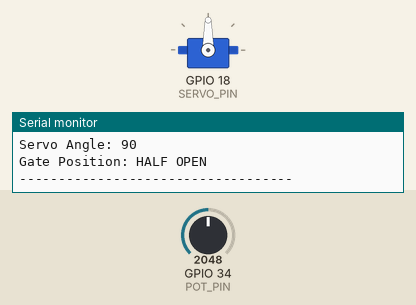
A sketch run on a simulated ESP32. On the bench: servo, the last lines printed to the serial monitor. Inputs (shaded band) come from the test bench; at power-on: GPIO 34 (POT_PIN) = 2048.

Above: at 1.8 s.
1.9 s: GPIO 34 (POT_PIN) set to 2866
At 2.7 s:
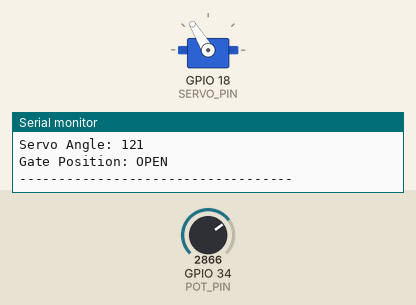
3.5 s: GPIO 34 (POT_PIN) set to 1228
At 3.9 s:
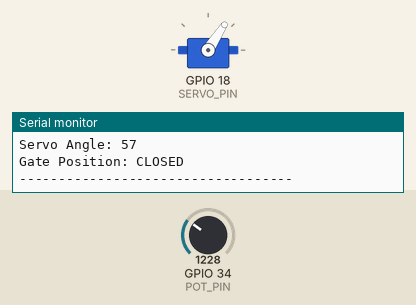
5.0 s: GPIO 34 (POT_PIN) set to 491
At 6.2 s:
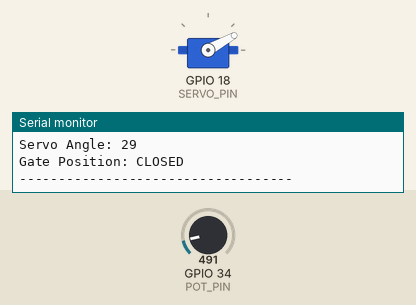
6.5 s: GPIO 34 (POT_PIN) set to 80
At 7.4 s:
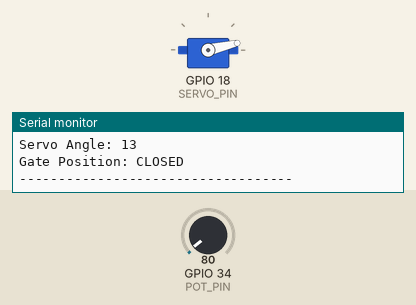
8.0 s: GPIO 34 (POT_PIN) set to 3603
At 8.5 s:
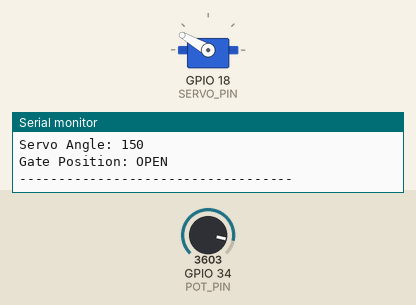
9.5 s: GPIO 34 (POT_PIN) set to 4095
At 10.8 s:
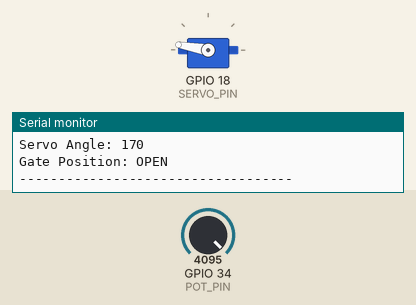
Timing chart, 0 to 12.0 s (numbered marks = the images above; inputs shaded):
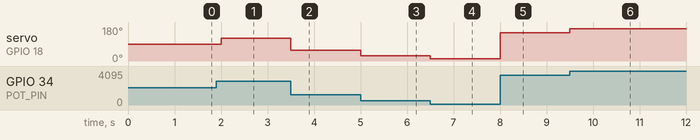

Measured:
- after the input at 1.9 s, servo on GPIO 18 (SERVO_PIN): 90° → 121° after 0.10 s
- after the input at 3.5 s, servo on GPIO 18 (SERVO_PIN): 121° → 57° at once
- after the input at 5.0 s, servo on GPIO 18 (SERVO_PIN): 57° → 29° at once
- after the input at 6.5 s, servo on GPIO 18 (SERVO_PIN): 29° → 13° at once
- after the input at 8.0 s, servo on GPIO 18 (SERVO_PIN): 13° → 150° at once
- after the input at 9.5 s, servo on GPIO 18 (SERVO_PIN): 150° → 170° at once

The sketch:

main.ino
```cpp
#include <ESP32Servo.h>

#define SERVO_PIN 18
#define POT_PIN 34

unsigned long previousTime = 0;
const unsigned long intervalTime = 500;

Servo gateServo;

void show_readings(int POT_value,int angle);
void gate_position(int angle);

void setup(){
  Serial.begin(115200);
  gateServo.attach(SERVO_PIN);
  pinMode(POT_PIN,INPUT);
  gateServo.write(90);
  Serial.println("Potentiometer-Controlled Servo Safety Gate");
  Serial.println("System Ready");

}

void loop(){
  unsigned long currentTime = millis();
  if(currentTime - previousTime >= intervalTime ){
    previousTime= currentTime;
    int POT_value = analogRead(POT_PIN);
    int angle = map(POT_value,0,4095,10,170);
    gateServo.write(angle);
    show_readings(POT_value,angle);
  }
}

void show_readings(int POT_value,int angle){
  Serial.println("-----------------------------------");
  Serial.print("Potentiometer Value: ");
  Serial.println(POT_value);
  Serial.print("Servo Angle: ");
  Serial.println(angle);
  Serial.print("Gate Position: ");
  gate_position(angle);
  Serial.println("-----------------------------------");
}

void gate_position(int angle){
  if(angle <= 60){
    Serial.println("CLOSED");
  }
  else if(angle <= 120){
    Serial.println("HALF OPEN");
  }
  else{
    Serial.println("OPEN");
  }
}
```
